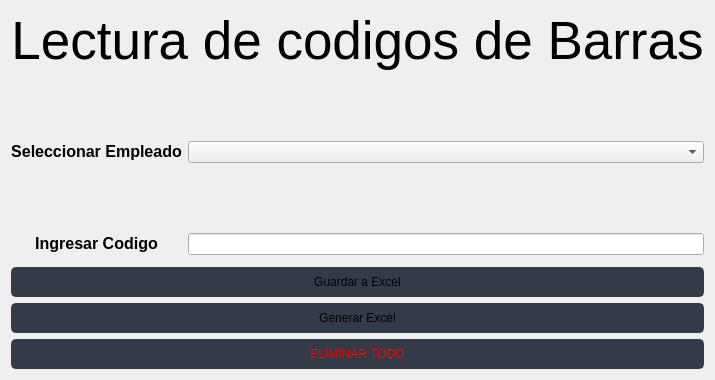
                  <widget class="QWidget" name="page_home">
                   <layout class="QVBoxLayout" name="verticalLayout_10">
                    <item>
                     <layout class="QGridLayout" name="gridLayout_2">
                      <item row="1" column="1">
                       <widget class="QComboBox" name="EmpleadosBox"/>
                      </item>
                      <item row="0" column="0" colspan="2">
                       <widget class="QLabel" name="label_6">
                        <property name="font">
                         <font>
                          <family>Segoe UI</family>
                          <pointsize>40</pointsize>
                         </font>
                        </property>
                        <property name="styleSheet">
                         <string notr="true"/>
                        </property>
                        <property name="text">
                         <string>Lectura de codigos de Barras</string>
                        </property>
                        <property name="alignment">
                         <set>Qt::AlignCenter</set>
                        </property>
                       </widget>
                      </item>
                      <item row="1" column="0">
                       <widget class="QLabel" name="label_2">
                        <property name="minimumSize">
                         <size>
                          <width>0</width>
                          <height>150</height>
                         </size>
                        </property>
                        <property name="maximumSize">
                         <size>
                          <width>942</width>
                          <height>150</height>
                         </size>
                        </property>
                        <property name="text">
                         <string>&lt;html&gt;&lt;head/&gt;&lt;body&gt;&lt;p align=&quot;center&quot;&gt;&lt;span style=&quot; font-size:12pt; font-weight:600;&quot;&gt;Seleccionar Empleado&lt;/span&gt;&lt;/p&gt;&lt;/body&gt;&lt;/html&gt;</string>
                        </property>
                       </widget>
                      </item>
                      <item row="2" column="0">
                       <widget class="QLabel" name="label_3">
                        <property name="text">
                         <string>&lt;html&gt;&lt;head/&gt;&lt;body&gt;&lt;p align=&quot;center&quot;&gt;&lt;span style=&quot; font-size:12pt; font-weight:600;&quot;&gt;Ingresar Codigo&lt;/span&gt;&lt;/p&gt;&lt;/body&gt;&lt;/html&gt;</string>
                        </property>
                       </widget>
                      </item>
                      <item row="2" column="1">
                       <widget class="QLineEdit" name="codeReaderInput"/>
                      </item>
                     </layout>
                    </item>
                    <item>
                     <widget class="QWidget" name="WidgetTabla" native="true"/>
                    </item>
                    <item>
                     <widget class="QPushButton" name="btnRegisterVale">
                      <property name="minimumSize">
                       <size>
                        <width>150</width>
                        <height>30</height>
                       </size>
                      </property>
                      <property name="font">
                       <font>
                        <family>Segoe UI</family>
                        <pointsize>9</pointsize>
                       </font>
                      </property>
                      <property name="styleSheet">
                       <string notr="true">QPushButton {
	border: 2px solid rgb(52, 59, 72);
	border-radius: 5px;	
	background-color: rgb(52, 59, 72);
}
QPushButton:hover {
	background-color: rgb(57, 65, 80);
	border: 2px solid rgb(61, 70, 86);
}
QPushButton:pressed {	
	background-color: rgb(35, 40, 49);
	border: 2px solid rgb(43, 50, 61);
}</string>
                      </property>
                      <property name="text">
                       <string>Guardar a Excel</string>
                      </property>
                      <property name="icon">
                       <iconset resource="files.qrc">
                        <normaloff>:/16x16/icons/16x16/cil-folder-open.png</normaloff>:/16x16/icons/16x16/cil-folder-open.png</iconset>
                      </property>
                     </widget>
                    </item>
                    <item>
                     <widget class="QPushButton" name="btnActualizarDB">
                      <property name="minimumSize">
                       <size>
                        <width>150</width>
                        <height>30</height>
                       </size>
                      </property>
                      <property name="font">
                       <font>
                        <family>Segoe UI</family>
                        <pointsize>9</pointsize>
                       </font>
                      </property>
                      <property name="styleSheet">
                       <string notr="true">QPushButton {
	border: 2px solid rgb(52, 59, 72);
	border-radius: 5px;	
	background-color: rgb(52, 59, 72);
}
QPushButton:hover {
	background-color: rgb(57, 65, 80);
	border: 2px solid rgb(61, 70, 86);
}
QPushButton:pressed {	
	background-color: rgb(35, 40, 49);
	border: 2px solid rgb(43, 50, 61);
}</string>
                      </property>
                      <property name="text">
                       <string>Generar Excel</string>
                      </property>
                      <property name="icon">
                       <iconset resource="files.qrc">
                        <normaloff>:/16x16/icons/16x16/cil-folder-open.png</normaloff>:/16x16/icons/16x16/cil-folder-open.png</iconset>
                      </property>
                     </widget>
                    </item>
                    <item>
                     <widget class="QPushButton" name="EliminarTODO">
                      <property name="minimumSize">
                       <size>
                        <width>150</width>
                        <height>30</height>
                       </size>
                      </property>
                      <property name="font">
                       <font>
                        <family>Segoe UI</family>
                        <pointsize>9</pointsize>
                       </font>
                      </property>
                      <property name="styleSheet">
                       <string notr="true">QPushButton {
	color: rgb(255, 0, 0);
	border: 2px solid rgb(52, 59, 72);
	border-radius: 5px;	
	background-color: rgb(52, 59, 72);
}
QPushButton:hover {
	background-color: rgb(57, 65, 80);
	border: 2px solid rgb(61, 70, 86);
}
QPushButton:pressed {	
	background-color: rgb(35, 40, 49);
	border: 2px solid rgb(43, 50, 61);
}</string>
                      </property>
                      <property name="text">
                       <string>ELIMINAR TODO</string>
                      </property>
                      <property name="icon">
                       <iconset resource="files.qrc">
                        <normaloff>:/16x16/icons/16x16/cil-folder-open.png</normaloff>:/16x16/icons/16x16/cil-folder-open.png</iconset>
                      </property>
                     </widget>
                    </item>
                   </layout>
                  </widget>
